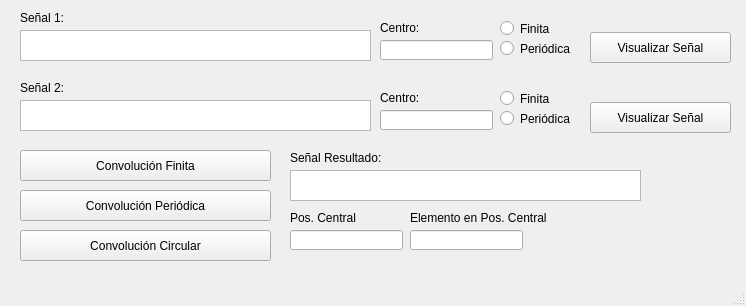
<?xml version="1.0" encoding="UTF-8"?>
<ui version="4.0">
 <class>MainWindow</class>
 <widget class="QMainWindow" name="MainWindow">
  <property name="geometry">
   <rect>
    <x>0</x>
    <y>0</y>
    <width>746</width>
    <height>306</height>
   </rect>
  </property>
  <property name="windowTitle">
   <string>Convolucionador</string>
  </property>
  <widget class="QWidget" name="centralwidget">
   <widget class="QTextEdit" name="sgn">
    <property name="geometry">
     <rect>
      <x>20</x>
      <y>30</y>
      <width>351</width>
      <height>31</height>
     </rect>
    </property>
   </widget>
   <widget class="QPushButton" name="textBtn">
    <property name="geometry">
     <rect>
      <x>590</x>
      <y>32</y>
      <width>141</width>
      <height>31</height>
     </rect>
    </property>
    <property name="styleSheet">
     <string notr="true">font: 75 12pt &quot;MS Sans Serif&quot;;</string>
    </property>
    <property name="text">
     <string>Visualizar Señal</string>
    </property>
   </widget>
   <widget class="QLabel" name="label">
    <property name="geometry">
     <rect>
      <x>20</x>
      <y>10</y>
      <width>61</width>
      <height>16</height>
     </rect>
    </property>
    <property name="styleSheet">
     <string notr="true">font: 75 12pt &quot;MS Sans Serif&quot;;
</string>
    </property>
    <property name="text">
     <string>Señal 1:</string>
    </property>
   </widget>
   <widget class="QLineEdit" name="centerText">
    <property name="geometry">
     <rect>
      <x>380</x>
      <y>40</y>
      <width>113</width>
      <height>20</height>
     </rect>
    </property>
   </widget>
   <widget class="QLabel" name="label_2">
    <property name="geometry">
     <rect>
      <x>380</x>
      <y>20</y>
      <width>61</width>
      <height>16</height>
     </rect>
    </property>
    <property name="styleSheet">
     <string notr="true">font: 75 12pt &quot;MS Sans Serif&quot;;</string>
    </property>
    <property name="text">
     <string>Centro:</string>
    </property>
   </widget>
   <widget class="QPushButton" name="textBtn_2">
    <property name="geometry">
     <rect>
      <x>590</x>
      <y>102</y>
      <width>141</width>
      <height>31</height>
     </rect>
    </property>
    <property name="styleSheet">
     <string notr="true">font: 75 12pt &quot;MS Sans Serif&quot;;</string>
    </property>
    <property name="text">
     <string>Visualizar Señal</string>
    </property>
   </widget>
   <widget class="QLabel" name="label_3">
    <property name="geometry">
     <rect>
      <x>20</x>
      <y>80</y>
      <width>71</width>
      <height>16</height>
     </rect>
    </property>
    <property name="styleSheet">
     <string notr="true">font: 75 12pt &quot;MS Sans Serif&quot;;
</string>
    </property>
    <property name="text">
     <string>Señal 2:</string>
    </property>
   </widget>
   <widget class="QTextEdit" name="sgn_2">
    <property name="geometry">
     <rect>
      <x>20</x>
      <y>100</y>
      <width>351</width>
      <height>31</height>
     </rect>
    </property>
   </widget>
   <widget class="QLineEdit" name="centerText_2">
    <property name="geometry">
     <rect>
      <x>380</x>
      <y>110</y>
      <width>113</width>
      <height>20</height>
     </rect>
    </property>
   </widget>
   <widget class="QLabel" name="label_4">
    <property name="geometry">
     <rect>
      <x>380</x>
      <y>90</y>
      <width>61</width>
      <height>16</height>
     </rect>
    </property>
    <property name="styleSheet">
     <string notr="true">font: 75 12pt &quot;MS Sans Serif&quot;;
</string>
    </property>
    <property name="text">
     <string>Centro:</string>
    </property>
   </widget>
   <widget class="QPushButton" name="convBtn">
    <property name="geometry">
     <rect>
      <x>20</x>
      <y>150</y>
      <width>251</width>
      <height>31</height>
     </rect>
    </property>
    <property name="styleSheet">
     <string notr="true">font: 75 12pt &quot;MS Sans Serif&quot;;</string>
    </property>
    <property name="text">
     <string>Convolución Finita</string>
    </property>
   </widget>
   <widget class="QTextEdit" name="sgn_3">
    <property name="geometry">
     <rect>
      <x>290</x>
      <y>170</y>
      <width>351</width>
      <height>31</height>
     </rect>
    </property>
   </widget>
   <widget class="QLabel" name="label_6">
    <property name="geometry">
     <rect>
      <x>290</x>
      <y>150</y>
      <width>131</width>
      <height>16</height>
     </rect>
    </property>
    <property name="styleSheet">
     <string notr="true">font: 75 12pt &quot;MS Sans Serif&quot;;</string>
    </property>
    <property name="text">
     <string>Señal Resultado:</string>
    </property>
   </widget>
   <widget class="QPushButton" name="convBtn_2">
    <property name="geometry">
     <rect>
      <x>20</x>
      <y>190</y>
      <width>251</width>
      <height>31</height>
     </rect>
    </property>
    <property name="styleSheet">
     <string notr="true">font: 75 12pt &quot;MS Sans Serif&quot;;</string>
    </property>
    <property name="text">
     <string>Convolución Periódica</string>
    </property>
   </widget>
   <widget class="QPushButton" name="convBtn_3">
    <property name="geometry">
     <rect>
      <x>20</x>
      <y>230</y>
      <width>251</width>
      <height>31</height>
     </rect>
    </property>
    <property name="styleSheet">
     <string notr="true">font: 75 12pt &quot;MS Sans Serif&quot;;</string>
    </property>
    <property name="text">
     <string>Convolución Circular</string>
    </property>
   </widget>
   <widget class="QRadioButton" name="per1">
    <property name="geometry">
     <rect>
      <x>500</x>
      <y>40</y>
      <width>82</width>
      <height>17</height>
     </rect>
    </property>
    <property name="text">
     <string>Periódica</string>
    </property>
   </widget>
   <widget class="QRadioButton" name="per2">
    <property name="geometry">
     <rect>
      <x>500</x>
      <y>110</y>
      <width>82</width>
      <height>17</height>
     </rect>
    </property>
    <property name="text">
     <string>Periódica</string>
    </property>
   </widget>
   <widget class="QRadioButton" name="radioButton">
    <property name="geometry">
     <rect>
      <x>500</x>
      <y>20</y>
      <width>82</width>
      <height>17</height>
     </rect>
    </property>
    <property name="text">
     <string>Finita</string>
    </property>
   </widget>
   <widget class="QRadioButton" name="radioButton_2">
    <property name="geometry">
     <rect>
      <x>500</x>
      <y>90</y>
      <width>82</width>
      <height>17</height>
     </rect>
    </property>
    <property name="text">
     <string>Finita</string>
    </property>
   </widget>
   <widget class="QLineEdit" name="posCent">
    <property name="geometry">
     <rect>
      <x>290</x>
      <y>230</y>
      <width>113</width>
      <height>20</height>
     </rect>
    </property>
   </widget>
   <widget class="QLineEdit" name="ePosCent">
    <property name="geometry">
     <rect>
      <x>410</x>
      <y>230</y>
      <width>113</width>
      <height>20</height>
     </rect>
    </property>
   </widget>
   <widget class="QLabel" name="label_5">
    <property name="geometry">
     <rect>
      <x>290</x>
      <y>210</y>
      <width>91</width>
      <height>16</height>
     </rect>
    </property>
    <property name="styleSheet">
     <string notr="true">font: 75 12pt &quot;MS Sans Serif&quot;;
</string>
    </property>
    <property name="text">
     <string>Pos. Central</string>
    </property>
   </widget>
   <widget class="QLabel" name="label_7">
    <property name="geometry">
     <rect>
      <x>410</x>
      <y>210</y>
      <width>191</width>
      <height>16</height>
     </rect>
    </property>
    <property name="styleSheet">
     <string notr="true">font: 75 12pt &quot;MS Sans Serif&quot;;
</string>
    </property>
    <property name="text">
     <string>Elemento en Pos. Central</string>
    </property>
   </widget>
  </widget>
  <widget class="QMenuBar" name="menubar">
   <property name="geometry">
    <rect>
     <x>0</x>
     <y>0</y>
     <width>746</width>
     <height>21</height>
    </rect>
   </property>
  </widget>
  <widget class="QStatusBar" name="statusbar"/>
 </widget>
 <resources/>
 <connections/>
</ui>
